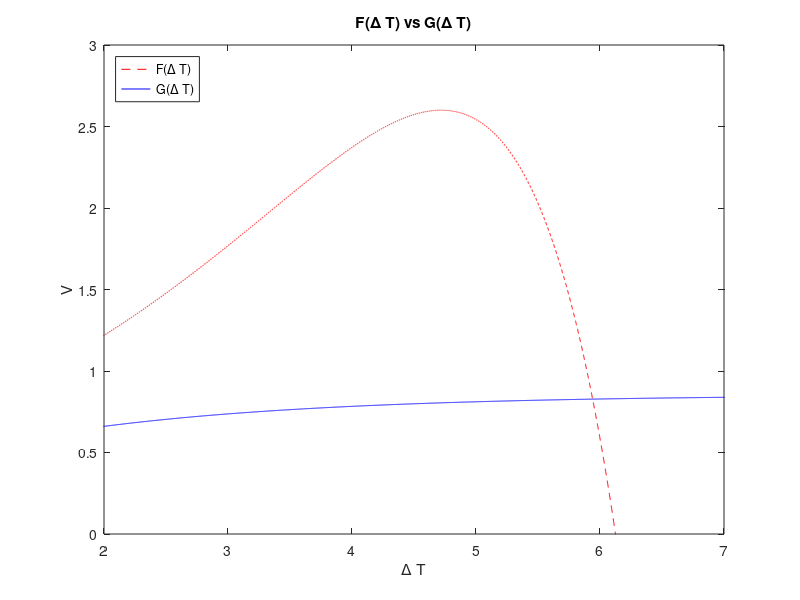

Recreate this plot in MATLAB.
%Figure5

%NEWFEQGMAP We plot F and G on the same axis and look for points of
%intersection (the fixed point)

I = 1.1;
alpha = .5;
tau = 1.5;
tau_s = 2;

fixedpt = 0;

%loop through values of delTk (spike time interval lengths)
delT = 0:.001:10;
VF = zeros(size(delT,2),1);
VG = zeros(size(delT,2),1);
for i=1:size(delT,2)
    VF(i) = exp(delT(i)-tau) - I*(exp(delT(i)-tau)-1) + alpha*(tau_s/(tau_s-1))*(exp((delT(i)-tau)*(tau_s-1)/tau_s)-1);
    VG(i) = I*(1-exp(-tau)) - alpha*(tau_s)/(tau_s-1)*exp((-delT(i)+tau)/tau_s)*(exp(-tau/tau_s)-exp(-tau));
    if VF(i)==VG(i)
        fixedpt = delT(i);
    end
end

figure(5); plot(delT, VF, 'r--'); hold on; plot(delT, VG, 'b');
axis([2,7,0,3]);
xlabel('\Delta T'); ylabel('V'); title('F(\Delta T) vs G(\Delta T)');
legend('F(\Delta T)', 'G(\Delta T)', 'Location', 'northwest');

